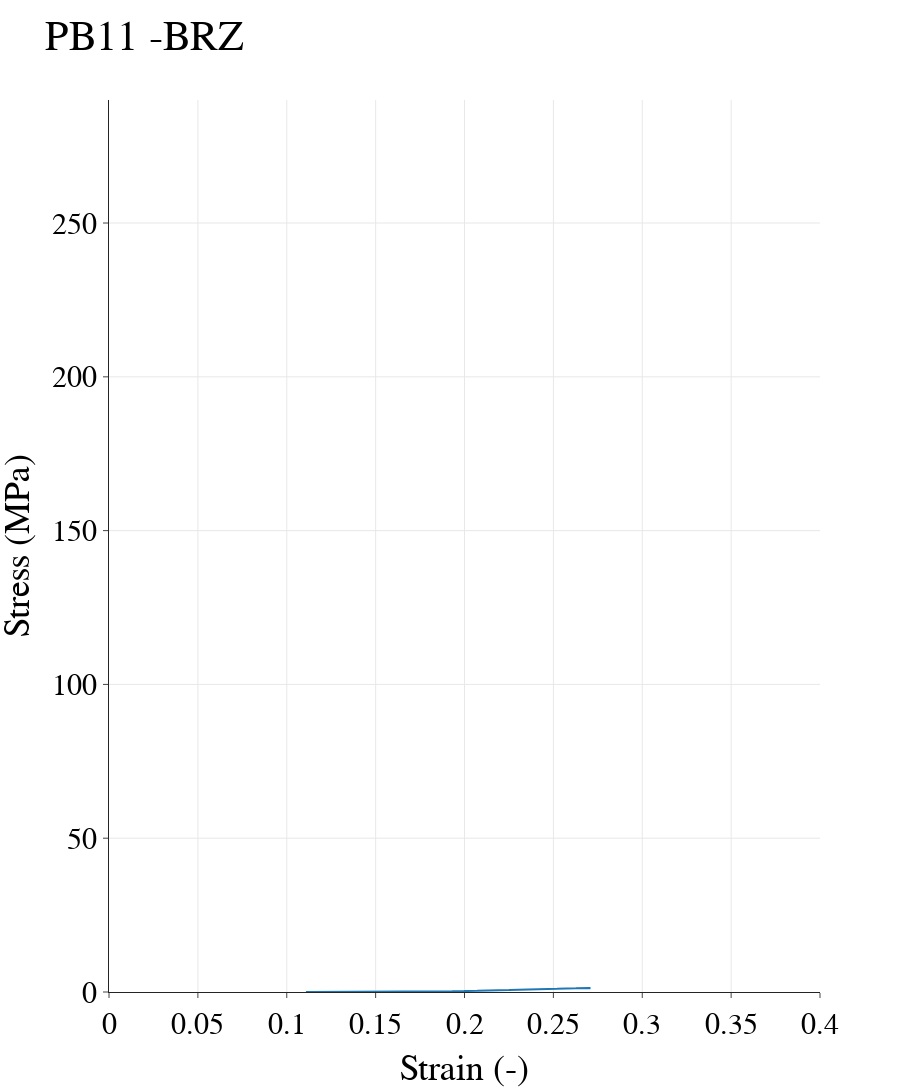

Notebook code for this chart:
### Code cell
# ### PLOTTING
# ## Plot the data
fig = go.Figure()
fig.add_trace(go.Scatter(x=strain1, y=stress1))

# fig.add_annotation(x=x, y=y,
#             text="Strain={:.4f}, Stress={:.4f}".format(x, y),
#             showarrow=True,
#             xanchor="right",
#             arrowhead=1)

# fig.add_annotation(x=x, y=0,
#             text=TensileS,
#             showarrow=False,
#             arrowhead=1)

fig.update_layout(
    yaxis=dict(range=[0, 290]),
    xaxis=dict(range=[0, 0.4]), 
    template="simple_white", autosize=False, width=900, height=1100,
    title="PB11 -BRZ",
    xaxis_title="Strain (-)",
    yaxis_title="Stress (MPa)",
    font=dict(
        family="New Times Roman",
        size=30,
        color="Black"
    ),
    legend=dict(title=None, orientation='h', y=1, yanchor="bottom", x=1, xanchor="right", font=dict(size = 16), bordercolor='black', borderwidth=1)
)

fig.update_yaxes(showgrid=True)
fig.update_xaxes(showgrid=True)

fig.show()
# plt.plot(strain1, stress1, color='black')

# ### Plot text, box, arrow and dot
# text= "x={:.4f}, y={:.4f}".format(x, y)                                                                  # Create the text for the peak

# bbox_props = dict(boxstyle="square,pad=0.3", fc="w", ec="k", lw=0.72)

# arrowprops=dict(arrowstyle="->",connectionstyle="angle,angleA=90,angleB=0")

# kw = dict(xycoords='data',textcoords="axes fraction",
#               arrowprops=arrowprops, bbox=bbox_props, ha="right", va="center")

# plt.annotate(text, xy=(x, y), xytext=(0.8,0.95), **kw)


# ## Plot the dot
# plt.plot(x, y, marker="o", markersize=4, markeredgecolor="b", markerfacecolor="b")


# plt.title('PB7_BRZ Test')
# plt.xlabel('Average LVDTs [-]')
# plt.ylabel('Load 50 [kN]')

# plt.text(0.16, 0.02, TensileS, {'color': 'C0', 'fontsize': 8})

# plt.show()

### Figure 1 — Plotly figure (JSON) as saved in the notebook; plotly's stock layout.template omitted (floating-point values rounded to 4 significant figures; data arrays with more than 128 entries replaced by an {"elided": "..."} marker saying what was removed)
{"data": [{"type": "scatter", "x": {"elided": "16129 float values"}, "y": {"elided": "16129 float values"}}], "layout": {"autosize": false, "font": {"color": "Black", "family": "New Times Roman", "size": 30}, "height": 1100, "legend": {"bordercolor": "black", "borderwidth": 1, "font": {"size": 16}, "orientation": "h", "title": {}, "x": 1, "xanchor": "right", "y": 1, "yanchor": "bottom"}, "title": {"text": "PB11 -BRZ"}, "width": 900, "xaxis": {"range": [0, 0.4], "showgrid": true, "title": {"text": "Strain (-)"}}, "yaxis": {"range": [0, 290], "showgrid": true, "title": {"text": "Stress (MPa)"}}}}
